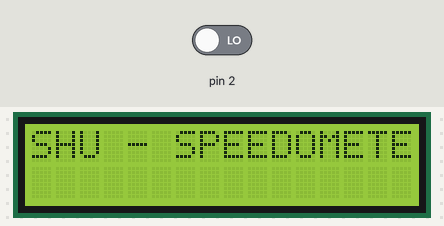
Bench run of a sketch on a simulated Arduino Uno, built with avr-gcc and run on an emulated ATmega328P. Parts: 16×2 character LCD. The test bench sets the inputs (shaded band); at power-on: pin 2 LOW.

Above: at 0.1 s.
At 2.2 s:
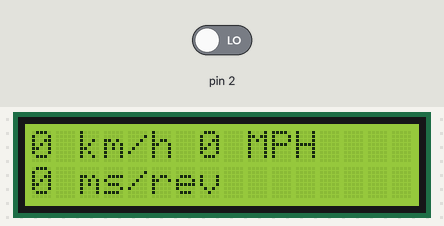
2.3 s: pin 2 driven HIGH
At 3.5 s:
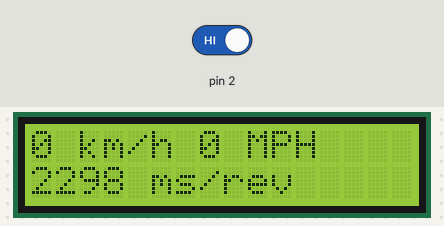
Timing chart, 0 to 5.3 s (numbered marks = the images above; inputs shaded):
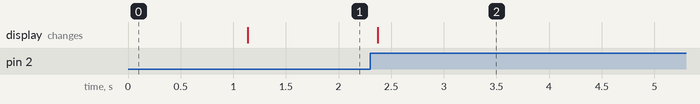

The sketch:

SHU_speedometer.ino
```cpp
/**
 * Speedometer - SHU Engineering EV Go-Kart
 *
 * This code is meant for our EV GO-Kart
 * It uses an optocoupler to measure the speed with a hollowed out disk.
 *
 */
#include <Wire.h>
#include <LiquidCrystal_I2C.h>

LiquidCrystal_I2C lcd(0x3F,16,2);  // set the LCD address to 0x27 for a 16 chars and 2 line display

float start, finished;
float elapsed, time;
float circMetric=0.50; // wheel circumference (meters)
float circImperial; // 1 kilometer = 0.621371192 miles
float speedk, speedm;    // holds calculated speed vales in metric and imperial

void setup()
{
  // convert metric to imperial for MPH calculations
  circImperial=circMetric*.62137;

  // Careful, interrupts might be different depending on the arduino model!
  attachInterrupt(digitalPinToInterrupt(2), speedCalc, RISING);

  start=millis(); //start now (it will be reset by the interrupt after calculating revolution time)

  // Welcome message
  lcd.init();
  lcd.backlight();
  lcd.setCursor(0,0);
  lcd.print("SHU - SPEEDOMETER");
  delay(1000);

  // also displaying the speed over serial
  Serial.begin(9600);
}

// Function called by the interrupt attached to the sensor
// It is called once every detection of a "hole" on the speedometer wheel.
void speedCalc()
{
  if((millis()-start)>10) // 10 millisec debounce
    {
    elapsed=millis()-start;               // calculate elapsed time
    start=millis();                       // reset start
    speedk=(3600*circMetric)/elapsed;     // calculate speed in km/h
    speedm=(3600*circImperial)/elapsed;   // calculate speed in mph
    }
}

void loop()
{
  // The loop will be interrupted by the sensor each time the
  // magnet passes near the sensor, in other words once per revolution

  // Top line in the 16 char, 2 lines display - speed data
  lcd.setCursor(0,0);
  lcd.print("                ");
  lcd.setCursor(0,0);
  lcd.print(int(speedk));
  lcd.print(" km/h ");
  lcd.print(int(speedm));
  lcd.print(" MPH ");

  //bottom line the 16 char, 2 lines display - time data
  lcd.setCursor(0,1);
  lcd.print("                ");
  lcd.setCursor(0,1);
  lcd.print(int(elapsed));
  lcd.print(" ms/rev      ");

  // Because of the interrupt the screen might flicker. This delay can help a little (screen refresh speed)
  delay(250);
}
```

Measured:
- after the input at 2.3 s, the display: changes after 0.07 s (image 2)
